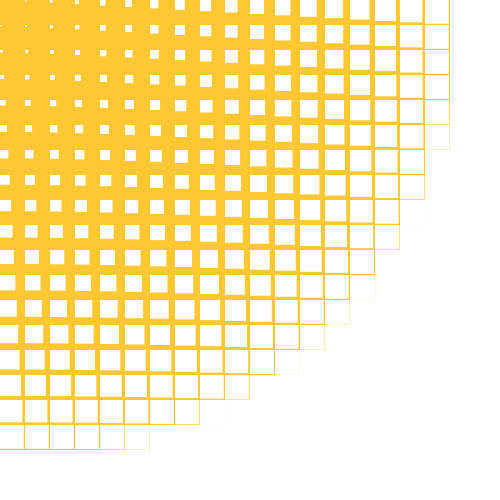
Frame 1 (no input)
Frame 60 (the mouse pressed at the canvas centre just before this capture): identical to frame 1, image omitted
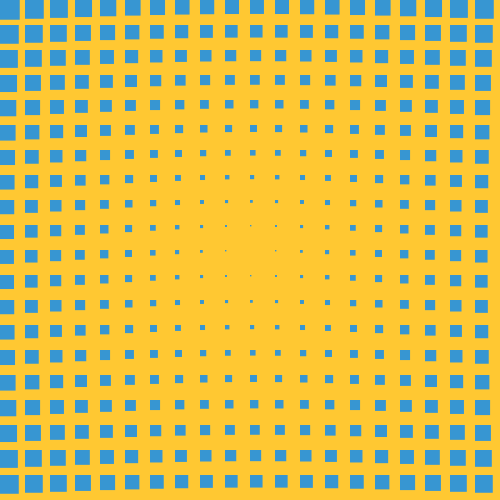
Frame 120 (the mouse held since frame 60 and released just before this capture)

The Processing sketch that drew these frames (run headless with seeded random() and noise(); from frame 60 on, the mouse is pressed at the canvas centre):

// Processing sketch: processing_105970
// ── processing_105970.pde

float distancePoint;

void setup() {

  size(500, 500); 
  //if (frame != null) {
    //frame.setResizable(true);
  //}
  smooth();
  noStroke();
  distancePoint = dist(120, 120, width, height);
}

void draw() {

  background(255, 200, 50);

  for (int a = 0; a<= width; a += 25) {

    for (int b = 0; b <= width; b +=25) {

      float size = dist(mouseX, mouseY, a, b);

      size = size/distancePoint * 30;

      rect(a, b, size, size);
    }
  }
  if (mouseX >= width/2) {
    fill(55, 150, 210);
  }
  else {
    fill(255);
  }
}

//random(255), random(255), random(255),random(255)
